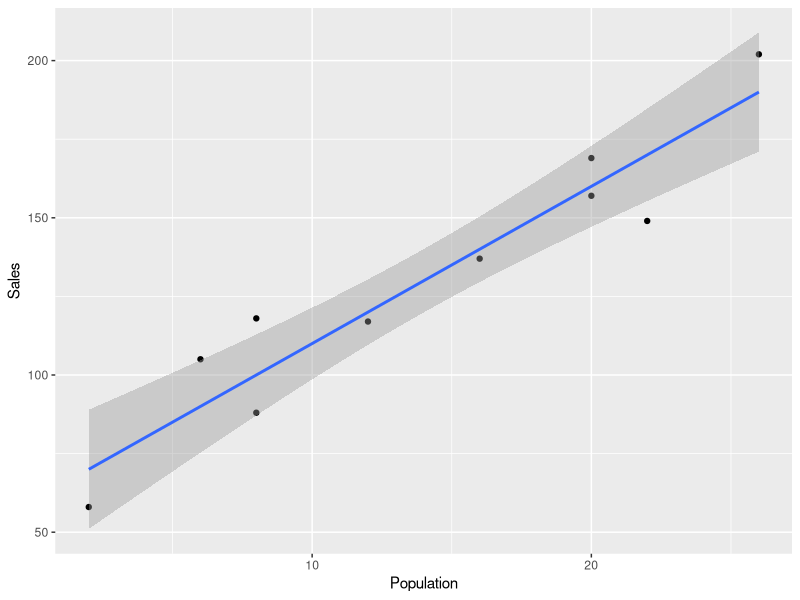

Write the R code that produced this figure.
# Clear the environment
rm(list = ls())

# Read Excel file in R
library(readxl)
armands <- read_excel("armands.xlsx")
summary(armands)

# Examine Correlation between variables (Multiple R in Excel)
cor(armands$Population, armands$Sales)

# Simple linear regression
armands_slr <- lm(Sales ~ Population, data = armands)
summary(armands_slr) # coefficients

# Plotting data and regression line
library(tidyverse)
armands %>% ggplot(aes(x = Population, y = Sales)) + # coordinate system
  geom_point() + # scatter plot
  geom_smooth(method = 'lm', se = TRUE) # abline with conf interval (gray)

              
              
              